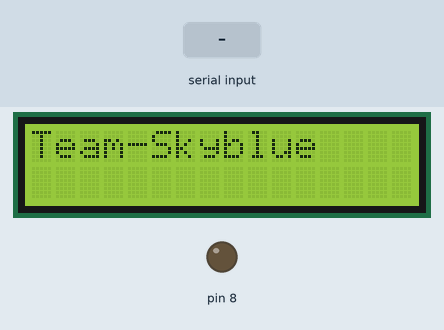
This sketch was run on a simulated Arduino Uno, built with avr-gcc and run on an emulated ATmega328P. Shown: 16×2 character LCD, output pins drawn as LEDs (lit = HIGH). The inputs (shaded band) are chosen by the test bench. What the sketch prints to the serial monitor is not drawn.

Above: at 0.1 s.
At 5.2 s:
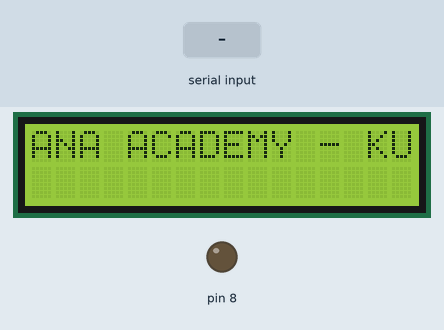
5.3 s: "1\n" received over Serial
At 5.9 s:
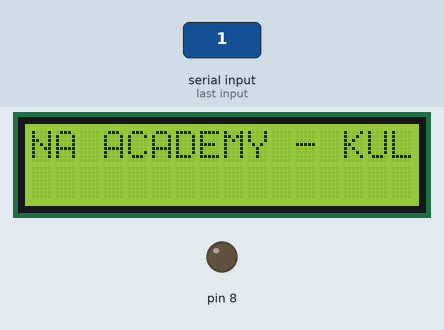
Timing chart, 0 to 8.3 s (numbered marks = the images above; inputs shaded):
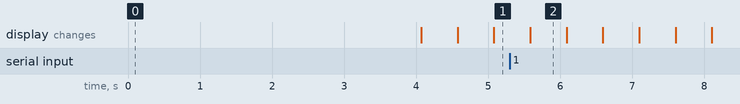

Measured:
- what the display in image 2 shows lasts 0.5 s, from 5.6 s to 6.1 s

The sketch:

Arduino_uno_display.ino
```cpp
#include <LiquidCrystal.h>

LiquidCrystal lcd(12, 11, 5, 4, 3, 2);
const char* a = "Authorized access";
const char* b = "Access denied";

void setup() {
  pinMode(8, OUTPUT);
  lcd.begin(16, 2);
  lcd.setCursor(0, 0);
  lcd.write("Team-Skyblue");
  delay(4000);
  lcd.clear();
  Serial.begin(115200);
  while (!Serial) {
    ;
  }
}

void loop() {
  lcd.setCursor(0, 0);
  lcd.scrollDisplayLeft();
  lcd.write("RUWANA ACADEMY - KULIYAPITIYA");
  delay(500);

  if (Serial.available()) {
    String s = Serial.readStringUntil('\n');
    s.trim();
    if (s == a) {
          lcd.clear();
          digitalWrite(8, HIGH);
          lcd.setCursor(4, 0);
          lcd.write("Welcome");
          lcd.setCursor(4, 1);
          lcd.write("5 Sec...");
          delay(5000);
          lcd.clear();
          digitalWrite(8, LOW);
          delay(1000);

       //   lcd.scrollDisplayLeft();
       //   delay(1000);
          }

       else if (s == b){
          lcd.clear();
          lcd.setCursor(2, 0);
          lcd.write("Access Denied");
          delay(5000);
          lcd.clear();
          digitalWrite(8, LOW);
          delay(1000);
          }

      Serial.print(s);
  }

}
```
